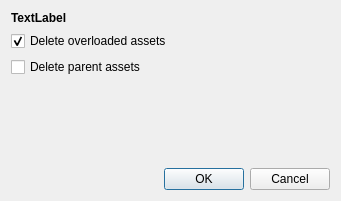
<?xml version="1.0" encoding="UTF-8"?>
<ui version="4.0">
 <class>AssetManagerDeleteDialog</class>
 <widget class="QDialog" name="AssetManagerDeleteDialog">
  <property name="geometry">
   <rect>
    <x>0</x>
    <y>0</y>
    <width>341</width>
    <height>201</height>
   </rect>
  </property>
  <property name="windowTitle">
   <string>Dialog</string>
  </property>
  <layout class="QVBoxLayout" name="verticalLayout">
   <item>
    <widget class="QLabel" name="message">
     <property name="font">
      <font>
       <weight>75</weight>
       <bold>true</bold>
      </font>
     </property>
     <property name="text">
      <string>TextLabel</string>
     </property>
    </widget>
   </item>
   <item>
    <widget class="QCheckBox" name="cbDeleteOverloaded">
     <property name="text">
      <string>Delete overloaded assets</string>
     </property>
     <property name="checked">
      <bool>true</bool>
     </property>
    </widget>
   </item>
   <item>
    <widget class="QCheckBox" name="cbDeleteSuper">
     <property name="text">
      <string>Delete parent assets</string>
     </property>
    </widget>
   </item>
   <item>
    <spacer name="verticalSpacer">
     <property name="orientation">
      <enum>Qt::Vertical</enum>
     </property>
     <property name="sizeHint" stdset="0">
      <size>
       <width>20</width>
       <height>62</height>
      </size>
     </property>
    </spacer>
   </item>
   <item>
    <layout class="QHBoxLayout" name="horizontalLayout">
     <item>
      <spacer name="horizontalSpacer">
       <property name="orientation">
        <enum>Qt::Horizontal</enum>
       </property>
       <property name="sizeHint" stdset="0">
        <size>
         <width>40</width>
         <height>20</height>
        </size>
       </property>
      </spacer>
     </item>
     <item>
      <widget class="QPushButton" name="pbOK">
       <property name="text">
        <string>OK</string>
       </property>
      </widget>
     </item>
     <item>
      <widget class="QPushButton" name="pbCancel">
       <property name="text">
        <string>Cancel</string>
       </property>
      </widget>
     </item>
    </layout>
   </item>
  </layout>
 </widget>
 <resources/>
 <connections/>
</ui>
